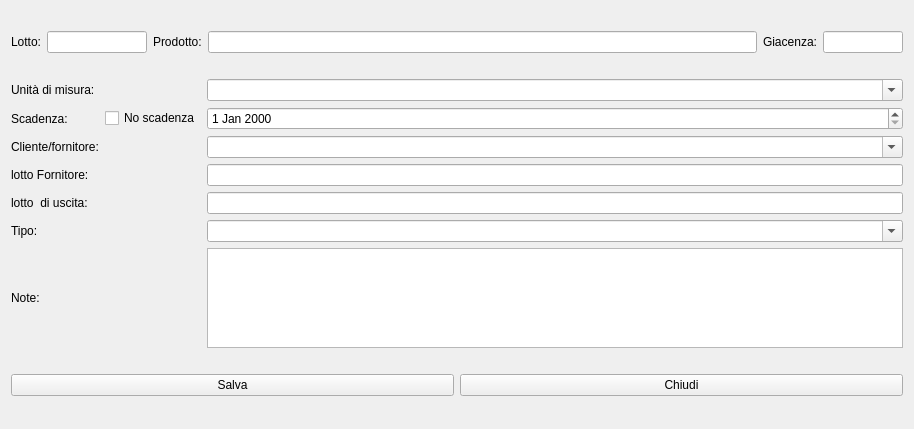
<?xml version="1.0" encoding="UTF-8"?>
<ui version="4.0">
 <class>HModifyLot</class>
 <widget class="QWidget" name="HModifyLot">
  <property name="windowModality">
   <enum>Qt::WindowModal</enum>
  </property>
  <property name="geometry">
   <rect>
    <x>0</x>
    <y>0</y>
    <width>914</width>
    <height>429</height>
   </rect>
  </property>
  <property name="windowTitle">
   <string>Form</string>
  </property>
  <layout class="QVBoxLayout" name="verticalLayout">
   <item>
    <layout class="QGridLayout" name="gridLayout">
     <item row="0" column="0">
      <widget class="QLabel" name="label">
       <property name="maximumSize">
        <size>
         <width>40</width>
         <height>16777215</height>
        </size>
       </property>
       <property name="text">
        <string>Lotto:</string>
       </property>
      </widget>
     </item>
     <item row="0" column="1">
      <widget class="QLineEdit" name="leLot">
       <property name="maximumSize">
        <size>
         <width>100</width>
         <height>16777215</height>
        </size>
       </property>
       <property name="readOnly">
        <bool>true</bool>
       </property>
      </widget>
     </item>
     <item row="0" column="4">
      <widget class="QLabel" name="label_5">
       <property name="maximumSize">
        <size>
         <width>60</width>
         <height>16777215</height>
        </size>
       </property>
       <property name="text">
        <string>Giacenza:</string>
       </property>
      </widget>
     </item>
     <item row="0" column="2">
      <widget class="QLabel" name="label_3">
       <property name="maximumSize">
        <size>
         <width>50</width>
         <height>16777215</height>
        </size>
       </property>
       <property name="text">
        <string>Prodotto:</string>
       </property>
      </widget>
     </item>
     <item row="0" column="3">
      <widget class="QLineEdit" name="leProd">
       <property name="maximumSize">
        <size>
         <width>16777215</width>
         <height>16777215</height>
        </size>
       </property>
       <property name="readOnly">
        <bool>true</bool>
       </property>
      </widget>
     </item>
     <item row="0" column="5">
      <widget class="QLineEdit" name="leGiac">
       <property name="maximumSize">
        <size>
         <width>80</width>
         <height>16777215</height>
        </size>
       </property>
      </widget>
     </item>
    </layout>
   </item>
   <item>
    <layout class="QGridLayout" name="gridLayout_2">
     <item row="0" column="2">
      <widget class="QComboBox" name="cbUm">
       <property name="editable">
        <bool>true</bool>
       </property>
       <property name="insertPolicy">
        <enum>QComboBox::NoInsert</enum>
       </property>
      </widget>
     </item>
     <item row="0" column="0">
      <widget class="QLabel" name="label_2">
       <property name="text">
        <string>Unità di misura:</string>
       </property>
      </widget>
     </item>
     <item row="3" column="2">
      <widget class="QComboBox" name="cbAnag">
       <property name="editable">
        <bool>true</bool>
       </property>
       <property name="insertPolicy">
        <enum>QComboBox::NoInsert</enum>
       </property>
      </widget>
     </item>
     <item row="3" column="0">
      <widget class="QLabel" name="label_6">
       <property name="text">
        <string>Cliente/fornitore:</string>
       </property>
      </widget>
     </item>
     <item row="4" column="2">
      <widget class="QLineEdit" name="leLotFornitore"/>
     </item>
     <item row="5" column="0">
      <widget class="QLabel" name="label_8">
       <property name="text">
        <string>lotto  di uscita:</string>
       </property>
      </widget>
     </item>
     <item row="4" column="0">
      <widget class="QLabel" name="label_7">
       <property name="text">
        <string>lotto Fornitore:</string>
       </property>
      </widget>
     </item>
     <item row="6" column="0">
      <widget class="QLabel" name="label_9">
       <property name="text">
        <string>Tipo:</string>
       </property>
      </widget>
     </item>
     <item row="7" column="0">
      <widget class="QLabel" name="label_10">
       <property name="text">
        <string>Note:</string>
       </property>
      </widget>
     </item>
     <item row="7" column="2">
      <widget class="QPlainTextEdit" name="plainTextEdit">
       <property name="maximumSize">
        <size>
         <width>16777215</width>
         <height>100</height>
        </size>
       </property>
      </widget>
     </item>
     <item row="6" column="2">
      <widget class="QComboBox" name="cbtipo">
       <property name="editable">
        <bool>true</bool>
       </property>
       <property name="insertPolicy">
        <enum>QComboBox::NoInsert</enum>
       </property>
      </widget>
     </item>
     <item row="5" column="2">
      <widget class="QLineEdit" name="leEan"/>
     </item>
     <item row="1" column="2">
      <widget class="QDateEdit" name="deScad"/>
     </item>
     <item row="1" column="0">
      <widget class="QLabel" name="label_4">
       <property name="text">
        <string>Scadenza:</string>
       </property>
      </widget>
     </item>
     <item row="1" column="1">
      <widget class="QCheckBox" name="cbScad">
       <property name="text">
        <string>No scadenza</string>
       </property>
      </widget>
     </item>
    </layout>
   </item>
   <item>
    <layout class="QHBoxLayout" name="horizontalLayout_2">
     <item>
      <widget class="QPushButton" name="pushButton">
       <property name="text">
        <string>Salva</string>
       </property>
       <property name="icon">
        <iconset resource="icons.qrc">
         <normaloff>:/Resources/save-icon.png</normaloff>:/Resources/save-icon.png</iconset>
       </property>
       <property name="iconSize">
        <size>
         <width>32</width>
         <height>32</height>
        </size>
       </property>
      </widget>
     </item>
     <item>
      <widget class="QPushButton" name="pushButton_2">
       <property name="text">
        <string>Chiudi</string>
       </property>
       <property name="icon">
        <iconset resource="icons.qrc">
         <normaloff>:/Resources/Actions-window-close-icon.png</normaloff>:/Resources/Actions-window-close-icon.png</iconset>
       </property>
       <property name="iconSize">
        <size>
         <width>32</width>
         <height>32</height>
        </size>
       </property>
      </widget>
     </item>
    </layout>
   </item>
  </layout>
 </widget>
 <resources>
  <include location="icons.qrc"/>
 </resources>
 <connections/>
</ui>
